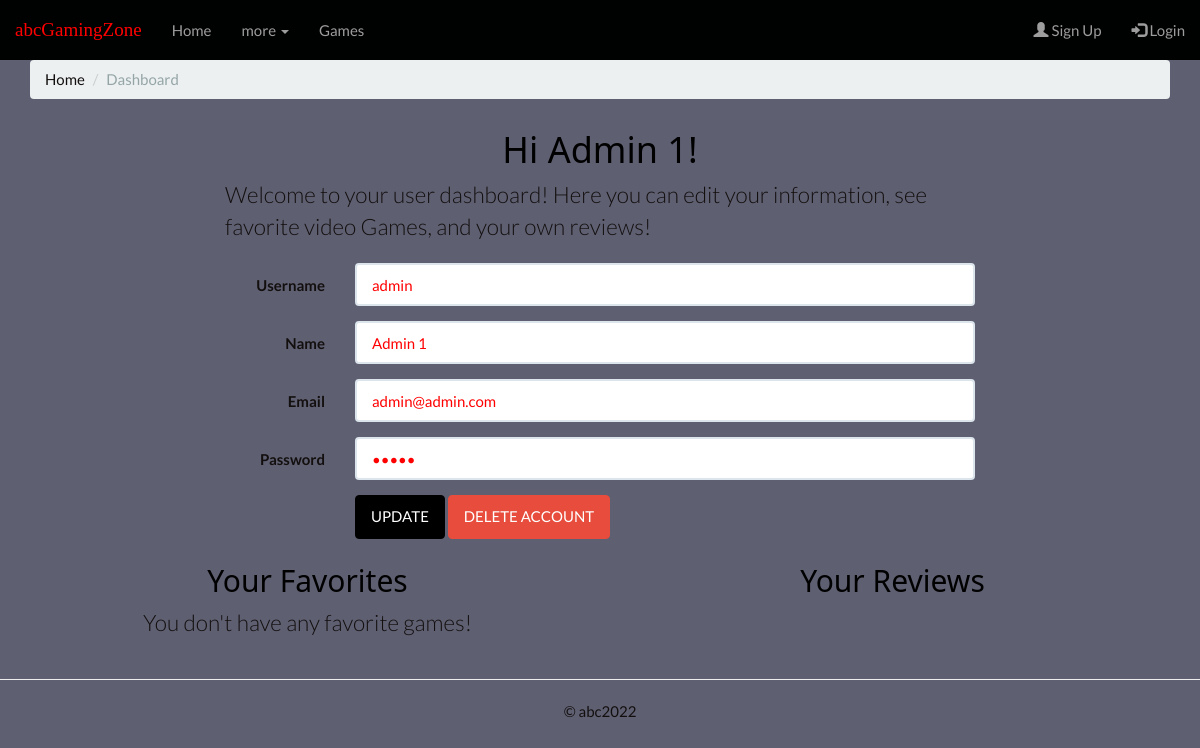
/useraccount.php (signed in), run on the app's committed database.
### tables this page shows
CREATE TABLE `users` (
  `user_id` int(11) unsigned NOT NULL AUTO_INCREMENT,
  `user_name` varchar(50) NOT NULL DEFAULT '',
  `user_full_name` varchar(150) NOT NULL DEFAULT '',
  `user_email` varchar(255) NOT NULL DEFAULT '',
  `user_password` varchar(255) NOT NULL DEFAULT '',
  `user_role` int(11) NOT NULL,
  PRIMARY KEY (`user_id`)
);

### useraccount.php (the view, shortened to what this page needs)
<?php
require_once ('includes/header.php');
require_once ('includes/database.php');
$user_id = $session_id;
$query_str = "SELECT * FROM users WHERE user_id=" . $user_id;
$result = $conn->query($query_str);
$result_row = $result->fetch_assoc();
if (!$result) {
	$errno = $conn->errno;
	$errmsg = $conn->error;
	echo "Selection failed with: ($errno) $errmsg<br/>\n";
	$conn->close();
	exit;
} else {
	?>
	<div class="container wrapper">
		<ul class="breadcrumb">
			<li><a href="index.php">Home</a></li>
			<li class="active">Dashboard</li>
		</ul>
		<div class="row">
			<div class="col-xs-8 col-xs-offset-2">
				<h1 class="text-center text-success">Hi <?php echo $name; ?>!</h1>
				<p class="lead">Welcome to your user dashboard! Here you can edit your information, see favorite video Games, and your own reviews!</p>
			</div>
		</div>
		<div class="row">
			<div class="col-xs-8 col-xs-offset-2">
				<form name="edituser" class="form-horizontal" role="form" action="updateaccount.php" method="get" enctype="text/plain">
					<div class="form-group">
						<label for="newUserName" class="col-sm-2 control-label">Username</label>
						<div class="col-sm-10">
							<input type="text" class="form-control" id="newUserName" name="username" value="<?php echo $result_row['user_name']; ?>" required>
						</div>
					</div>
					<div class="form-group">
						<label for="newName" class="col-sm-2 control-label">Name</label>
						<div class="col-sm-10">
							<input type="text" class="form-control" id="newName" name="name" value="<?php echo $result_row['user_full_name']; ?>" required>
						</div>
					</div>
					<div class="form-group">
						<label for="newEmail" class="col-sm-2 control-label">Email</label>
						<div class="col-sm-10">
							<input type="email" class="form-control" id="newEmail" name="email" value="<?php echo $result_row['user_email']; ?>" required>
						</div>
					</div>
					<div class="form-group">
						<label for="newPassword" class="col-sm-2 control-label">Password</label>
						<div class="col-sm-10">
							<input type="password" class="form-control" id="newPassword" name="password" value="<?php echo $result_row['user_password']; ?>" required>
						</div>
					</div>
					<div class="form-group">
						<div class="col-sm-offset-2 col-sm-10">
							<a href="javascript:document.edituser.submit()" class="btn btn-success">UPDATE</a>
							<a class="btn btn-danger" href="deleteuser.php?id=<?php echo $result_row['user_id'] ?>">DELETE ACCOUNT</a>
						</div>
					</div>
				</form>
			</div>
		</div>
		<div class="row">
			<div class="col-xs-6">
				<h2 class="text-center text-success">Your Favorites</h2>
				<?php
				if (isset($items)) {
					$items_count_value = array_count_values($items);
					foreach ($items_count_value as $id => $qty) {
						$query_str = "SELECT * FROM games WHERE game_id=" . $id;
						$result = $conn->query($query_str);
						$result_row = $result->fetch_assoc();
						$id = $result_row['game_id'];
						$img = $result_row['game_img'];
						$title = "<a href='gamedetails.php?id= " . $result_row['game_id'] . "'>" . $result_row['game_name'] . "</a>";
						?>
						<div class="row game-list">
							<div class="col-xs-12">
								<div class="panel panel-default">
									<div class="panel-heading">
										<h3 class="panel-title">
											<?php echo "$title";?>
										</h3>
									</div>
								</div>
							</div>
						</div>
					<?php
					}
				}else {
					echo "<p class='lead text-center'>You don't have any favorite games!</p>";
				}
				?>
			</div>
			<div class="col-xs-6">
				<h2 class="text-center text-success">Your Reviews</h2>
			</div>
		</div>
	</div>
<?php
}
include ('includes/footer.php');
?>

### assets/css/new.css (style rules this page uses)
html { box-sizing: border-box }
*, *:before, *:after { box-sizing: inherit }
html { -ms-text-size-adjust: 100%; -webkit-text-size-adjust: 100% }
body { margin: 0 }
a { background-color: transparent }
button, input, select, textarea, optgroup { font: inherit; margin: 0 }
button, input { overflow: visible }
html, body { font-family: Verdana, sans-serif; font-size: 15px; line-height: 1.5 }
html { overflow-x: hidden }
h1 { font-size: 36px }
h2 { font-size: 30px }
h1, h2, h3, h4, h5, h6 { font-family: "Segoe UI", Arial, sans-serif; font-weight: 400; margin: 10px 0 }
a { color: inherit }

### includes/header.php (style rules this page uses)
body { font-family: "Lato", sans-serif }

### data on the page
users: username "admin", name "Admin 1", email "admin@admin.com"

### other printed values
$name "Admin 1"
